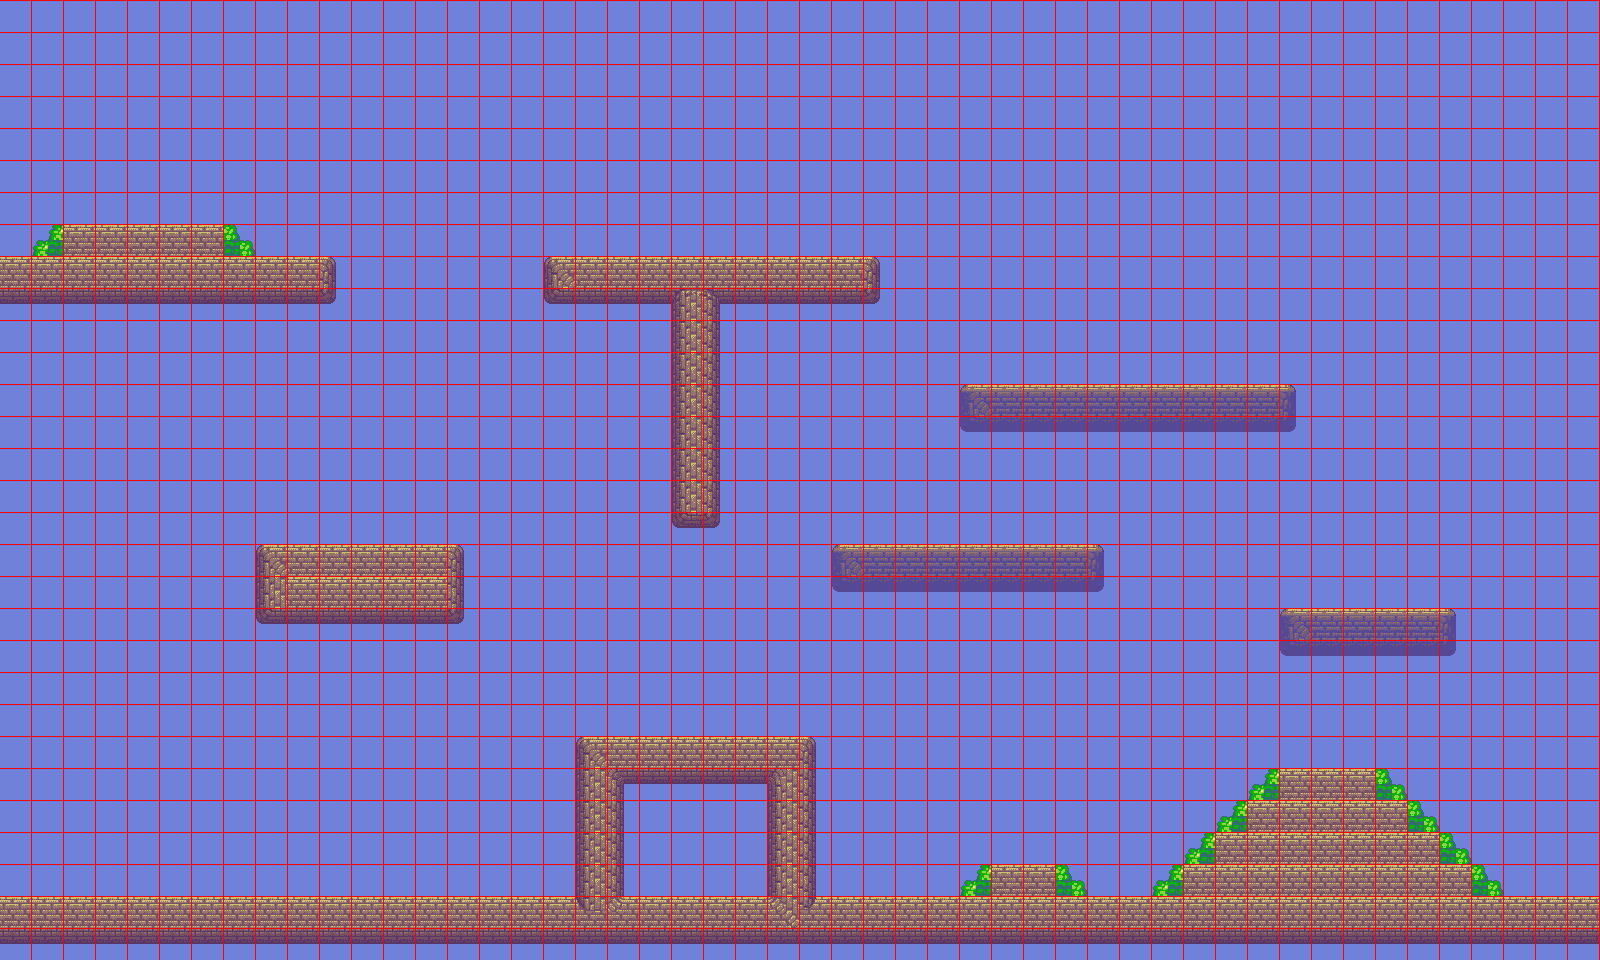

Below is a game level as drawn by its tile map, then a one-line description and the .tmx that defines it (tile-layer data replaced by summaries):
An orthogonal 50x30 tile map with 32x32 px tiles, 2 tile layers (Tile Layer 1, debug), 2 tilesets.

<map version="1.2" tiledversion="1.2.4" orientation="orthogonal" renderorder="right-down" width="50" height="30" tilewidth="32" tileheight="32" infinite="0" nextlayerid="3" nextobjectid="1">
 <properties>
  <property name="main" type="bool" value="true" />
 </properties>
 <tileset firstgid="1" source="forestFix2.tsx" />
 <tileset firstgid="826" source="debug.tsx" />
 <layer id="1" name="Tile Layer 1" width="50" height="30">
  <properties>
   <property name="main" type="bool" value="true" />
  </properties>
  <data>[1500 cells, 1500 non-empty, 34 distinct tile ids]</data>
 </layer>
 <layer id="2" name="debug" width="50" height="30">
  <data>[1500 cells, 1500 non-empty, 1 distinct tile ids]</data>
 </layer>
</map>